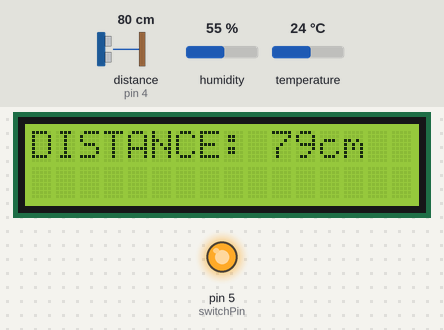
Simulated run of this sketch. Board: Arduino Uno, built with avr-gcc and run on an emulated ATmega328P. Shown: 16×2 character LCD, output pins drawn as LEDs (lit = HIGH). Wiring (inferred from the names in the program): ultrasonic range finder: trigger pin 3; echo pin 4. The test bench sets the inputs (shaded band); at power-on: distance to the obstacle (sensor on pin 4) 80 cm, humidity 55 %, temperature 24 °C. The echo pulse lasts 58.3 µs per cm; pins used as bus, display or sensor lines are not drawn; what the sketch prints to the serial monitor is not drawn.

Above: at 1.2 s.
1.3 s: distance to the obstacle (sensor on pin 4) set to 2 cm
At 2.9 s:
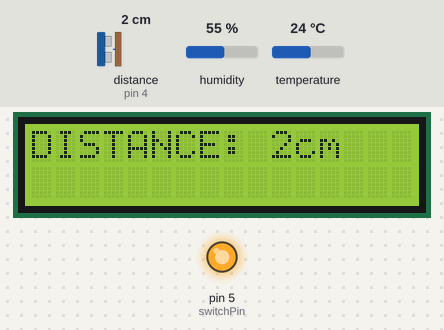
5.5 s: distance to the obstacle (sensor on pin 4) set to 4 cm
At 6.7 s:
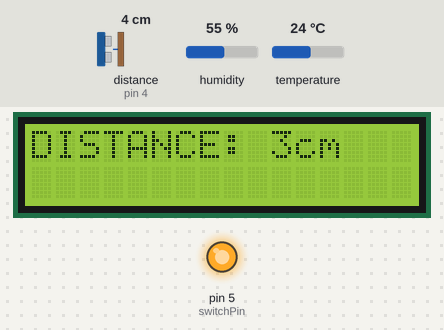
8.6 s: distance to the obstacle (sensor on pin 4) set to 9 cm
At 9.5 s:
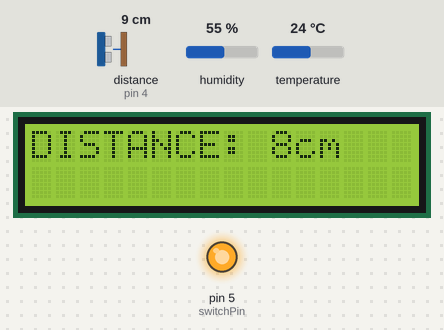
Timing chart, 0 to 11.6 s (numbered marks = the images above; inputs shaded):
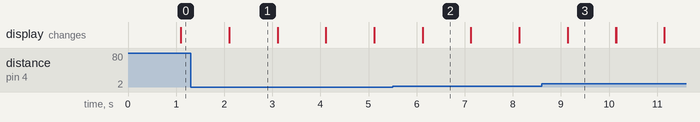

The sketch:

allInOne.ino
```cpp
//Author: Jason Hillinger
//Title: All in One
//The idea behind this experiment was to incorporate as many things that I learnt within the Arduino world into one project.
//This is made to measure a distance with the use of a HC-SR04, but one a push button is pressed (on the breadboard), the
//function of the Arduino switches to measuring the humidity and temperature. The results are shown through the LCD attached
//to the Arduino. As a bonus this also plots the information being recorded in real time through the Arduino Serial
//plotter (CTRL+SHIFT+L).

#include "LiquidCrystal.h"
#include "DHT.h"
#define Type DHT11

//Switch Variables//
int switchPin = 5;
int presentState = 1;

//HC-SR04 Variables//
int trigPin=3;
int echoPin=4;
long duration, cm;

//DHT Variables//
int dhtPin=2;
double humidity, temp;

//Object creation//
LiquidCrystal lcd(7,8,9,10,11,12);
DHT sensor(dhtPin,Type);

int dt = 1000;  //Update time measured in miliseconds

void setup() {
  Serial.begin(9600);
  pinMode(trigPin, OUTPUT);
  pinMode(echoPin, INPUT);
  pinMode(switchPin, OUTPUT);
  digitalWrite(switchPin, HIGH);
  pinMode(echoPin, INPUT);
  lcd.begin(16,2);
  sensor.begin();
}

void humidTemp(){
 humidity = sensor.readHumidity();  //reads humidity from DHT11
 //NOTE put true as this functions parameter to enable fahrenheit.
 temp = sensor.readTemperature();   //reads temperature (in celcius) from DHT11.
 lcd.print("HUMIDITY: ");
 lcd.print(humidity);
 lcd.print("%");
 lcd.setCursor(0,1);
 lcd.print("TEMP:     ");
 lcd.print(temp);
 lcd.print("C");
 delay(1000);                         //This delay is to be used as a refresh rate.
 lcd.clear();

 //Plots results in the serial plotter Arduino IDE in real time.
  Serial.print(humidity);
  Serial.print(" ");
  Serial.println(temp);

}

void findDistance(){
  //This will shoot a pulse to activate the HC-SR04 through the trigPin
  digitalWrite(trigPin, LOW);
  delayMicroseconds(5);
  digitalWrite(trigPin, HIGH);
  delayMicroseconds(5);
  digitalWrite(trigPin, LOW);
  duration = pulseIn(echoPin, HIGH);    //records time it took for signal to reach echo pin

  // Convert the time into a distance
  cm = (duration/2) / 29.1;     //distance = (traveltime/2) x speed of sound

  //Prints information//
  lcd.print("DISTANCE: ");
  lcd.print(cm);
  lcd.print("cm");
  delay(1000);
  lcd.clear();

//Plots results in the serial plotter Arduino IDE in real time.
  Serial.print(" ");
  Serial.println(cm);

}

void loop() {
  humidTemp();

  presentState = digitalRead(switchPin);
  //Serial.println(digitalRead(switchPin));
  //delay(250);

//This is where the buttons value is evaluated, in order to change the function of the program.
  while(presentState){
    findDistance();
    presentState = digitalRead(switchPin);

  }

}
```

Measured:
- after the input at 8.6 s, the display: first differs from a run without the input after 0.54 s (image 3)
- what the display in image 1 shows lasts 1.0 s, from 2.1 s to 3.1 s
